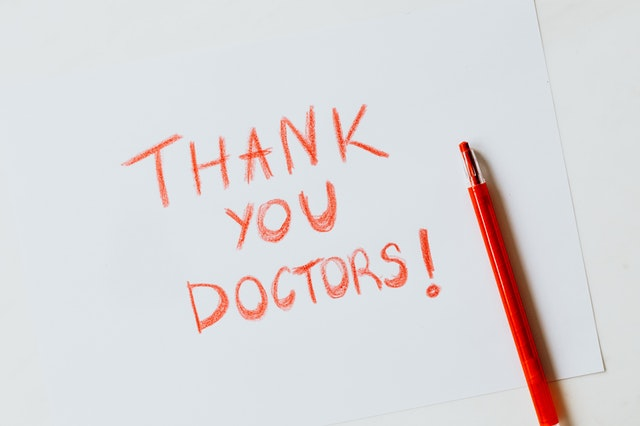
#> input picture WEEK3_1/paper.jpg, 640 x 426 px
$ python opencv_study04.py
#> lines starting #> are read from the running program, lines starting #| are printed output that depends on the picture; after the words box and inside, x2 and y2 are one past the last pixel; in counts of white or black regions, pixels touching at a corner belong together
import cv2
import numpy as np

img = cv2.imread("paper.jpg",0)
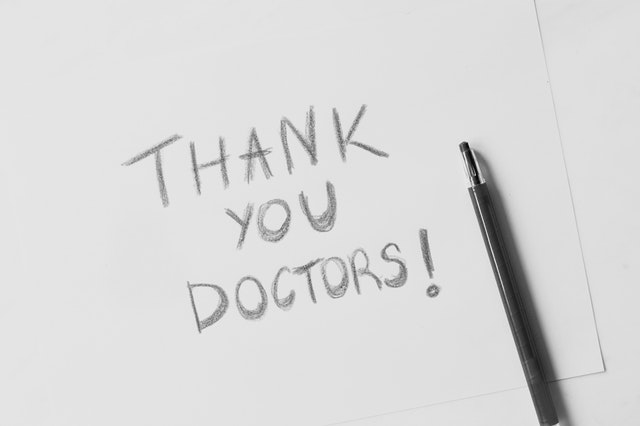
#> img: shape (426, 640); min 0, max 243, mean 217.4
edges1 = cv2.Canny(img, 30, 70)
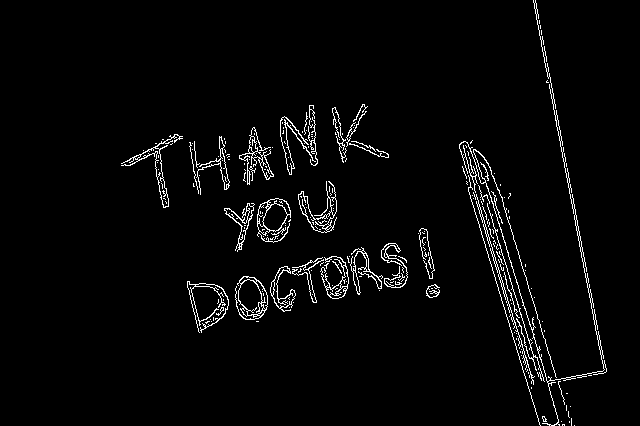
#> edges1: shape (426, 640); 3% white in thin lines or dots, all inside (x1, y1, x2, y2) = (121, 0, 607, 426)
edges2 = cv2.Canny(img, 50, 100)
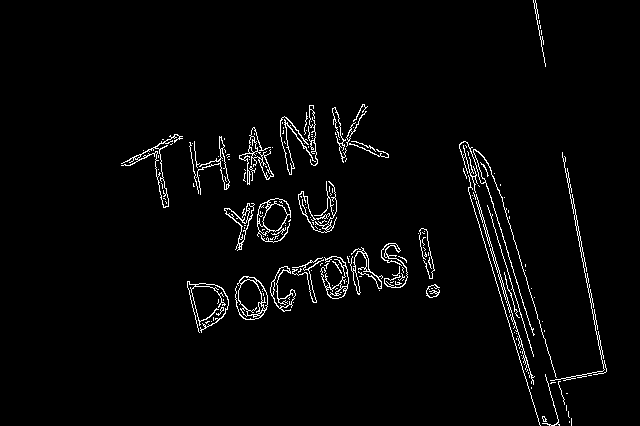
#> edges2: shape (426, 640); 2.7% white in thin lines or dots, all inside (x1, y1, x2, y2) = (121, 0, 607, 426)

display_image = np.vstack((img, edges1, edges2)) # np.htack((img, edges1, edges2))
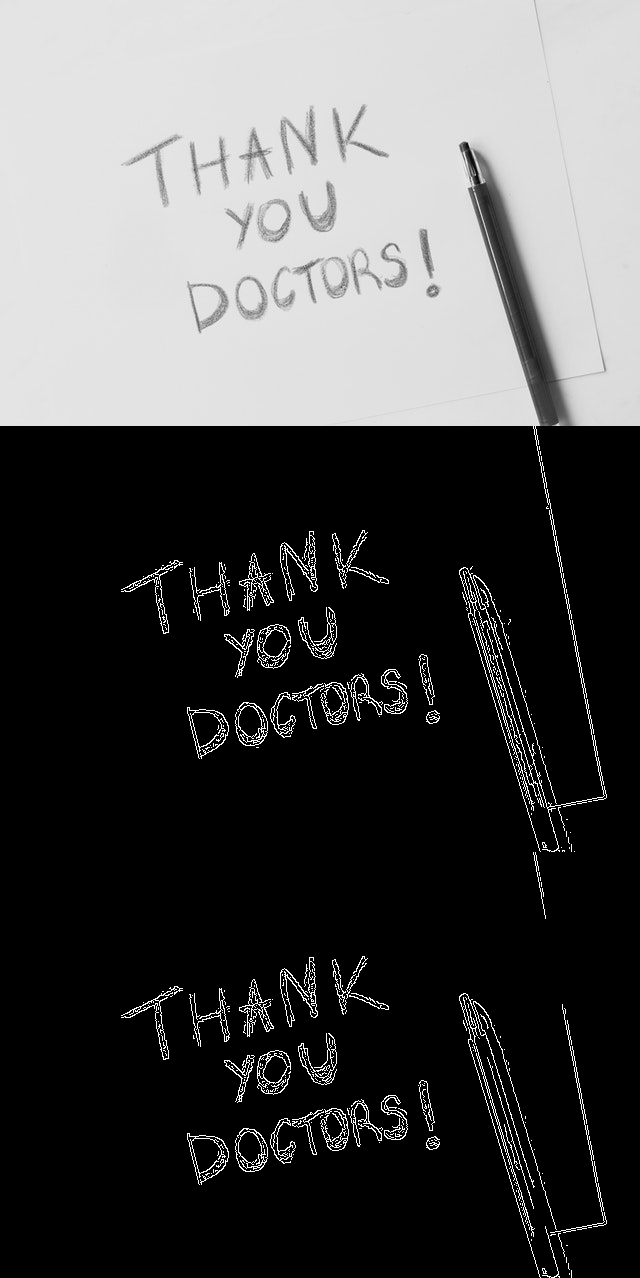
#> display_image: shape (1278, 640); min 0, max 255, mean 77.3
cv2.imshow("Edge Image", display_image)
cv2.waitKey(0)
